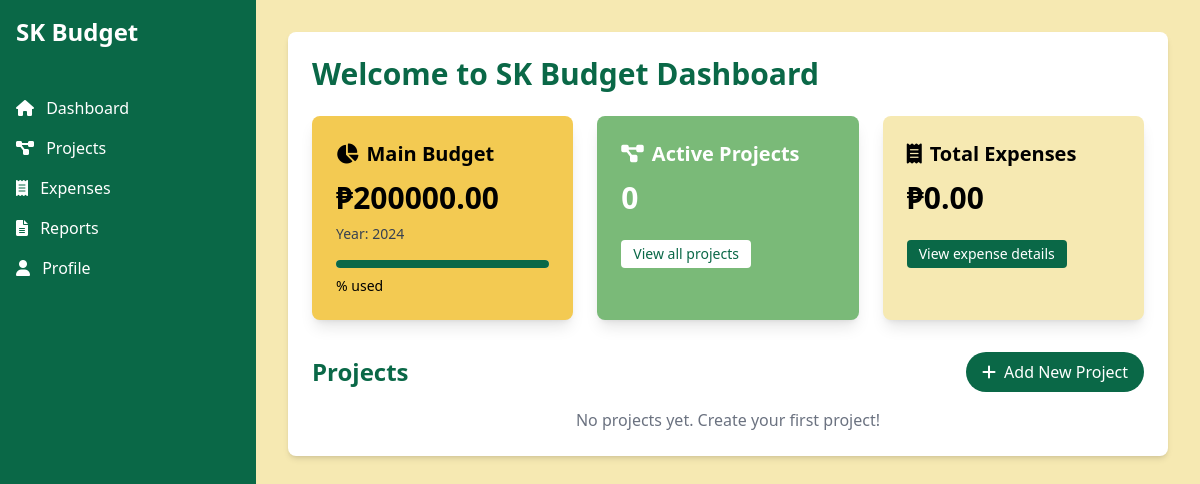
/ (signed in), run on an earlier commit of the app's database.
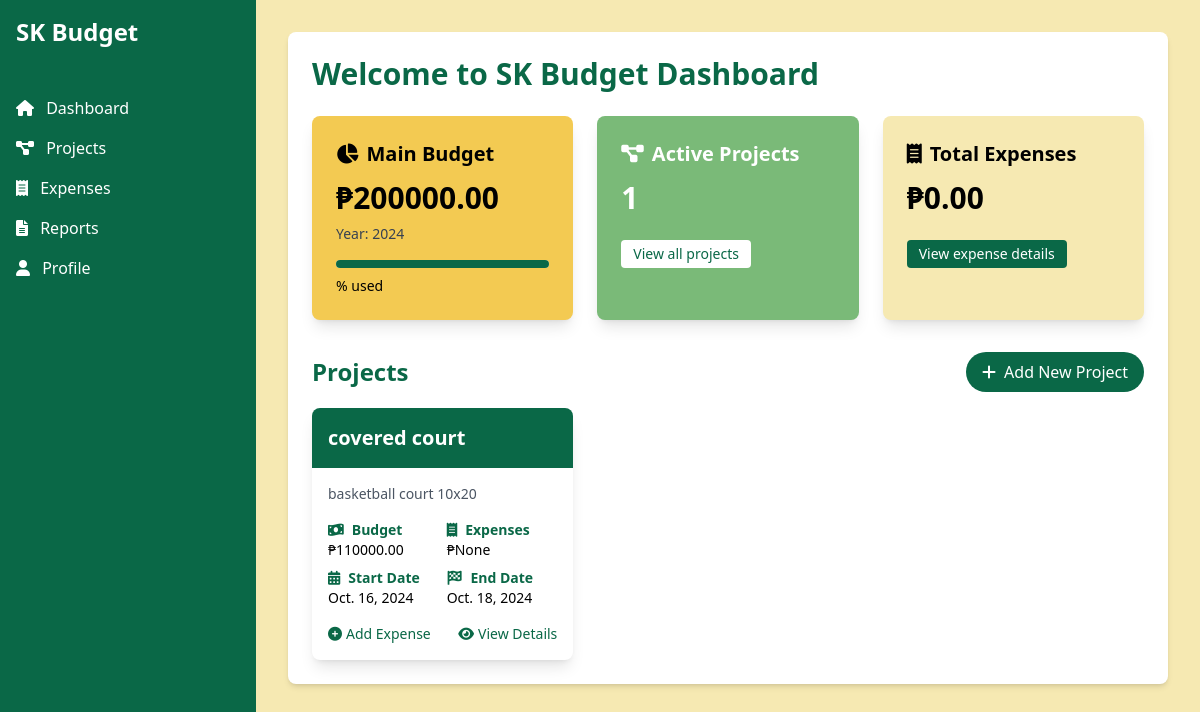
And on a later commit of the database.
### sk_project/models.py (models this page shows, shortened)
class MainBudget(models.Model):
    year = models.PositiveIntegerField(unique=True)
    total_budget = models.DecimalField(max_digits=10, decimal_places=2)
    chairman = models.ForeignKey(User, related_name='main_budgets', on_delete=models.CASCADE)
    created_at = models.DateTimeField(auto_now_add=True)
    updated_at = models.DateTimeField(auto_now=True)
    class Meta:
        verbose_name_plural = "Main Budgets"

class Project(models.Model):
    name = models.CharField(max_length=255)
    description = models.TextField()
    budget = models.DecimalField(max_digits=10, decimal_places=2)
    main_budget = models.ForeignKey(MainBudget, related_name='projects', on_delete=models.CASCADE)
    chairman = models.ForeignKey(User, related_name='projects', on_delete=models.CASCADE)
    start_date = models.DateField()
    end_date = models.DateField()
    created_at = models.DateTimeField(auto_now_add=True)
    updated_at = models.DateTimeField(auto_now=True)
    class Meta:
        ordering = ['start_date']

### sk_project/views.py (the view)
# urls.py: path('', views.dashboard, name='dashboard'),
@login_required
def dashboard(request):
    main_budget = MainBudget.objects.filter(chairman=request.user).latest('year') if MainBudget.objects.filter(chairman=request.user).exists() else None
    projects = Project.objects.filter(chairman=request.user).annotate(
        total_expenses=models.Sum('expenses__amount')
    )
    total_expenses = sum(project.total_expenses or 0 for project in projects)
    active_projects_count = projects.count()  # Consider all projects as active
    context = {
        'main_budget': main_budget,
        'projects': projects,
        'total_expenses': total_expenses,
        'active_projects_count': active_projects_count,
    }
    return render(request, 'dashboard.html', context)

### templates/dashboard.html (shortened to what this page needs)
{% extends 'base.html' %}
{% block content %}
    <div class="bg-white rounded-lg shadow-md p-6">
        <h2 class="text-3xl font-bold text-tertiary mb-6">Welcome to SK Budget Dashboard</h2>
        <div class="grid grid-cols-1 md:grid-cols-2 lg:grid-cols-3 gap-6 mb-8">
            <div class="bg-primary rounded-lg p-6 shadow-lg">
                <h3 class="text-xl font-semibold mb-3 flex items-center">
                    <i class="fas fa-chart-pie mr-2"></i>Main Budget
                </h3>
                {% if main_budget %}
                    <p class="text-3xl font-bold mb-2">₱{{ main_budget.total_budget|floatformat:2 }}</p>
                    <p class="text-sm text-gray-700">Year: {{ main_budget.year }}</p>
                    <div class="mt-4 bg-white rounded-full h-2">
                        <div class="bg-tertiary h-2 rounded-full" style="width: {{ main_budget.usage_percentage }}%;"></div>
                    </div>
                    <p class="text-sm mt-2">{{ main_budget.usage_percentage }}% used</p>
                {% else %}
                    <p class="text-xl font-bold mb-2">No budget set</p>
                    <p class="text-sm mb-4">Please create a main budget</p>
                    <button onclick="openModal()" class="bg-tertiary text-white px-4 py-2 rounded hover:bg-quaternary transition duration-300">
                        <i class="fas fa-plus mr-2"></i>Create Main Budget
                    </button>
                {% endif %}
            </div>
            <div class="bg-quaternary text-white rounded-lg p-6 shadow-lg">
                <h3 class="text-xl font-semibold mb-3 flex items-center">
                    <i class="fas fa-project-diagram mr-2"></i>Active Projects
                </h3>
                <p class="text-3xl font-bold mb-2">{{ active_projects_count }}</p>
                <a href="{% url 'all_projects' %}" class="inline-block mt-4 text-sm bg-white text-tertiary px-3 py-1 rounded hover:bg-gray-100 transition duration-300">
                    View all projects
                </a>
            </div>
            <div class="bg-secondary rounded-lg p-6 shadow-lg">
                <h3 class="text-xl font-semibold mb-3 flex items-center">
                    <i class="fas fa-receipt mr-2"></i>Total Expenses
                </h3>
                <p class="text-3xl font-bold mb-2">₱{{ total_expenses|floatformat:2 }}</p>
                <a href="#" class="inline-block mt-4 text-sm bg-tertiary text-white px-3 py-1 rounded hover:bg-quaternary transition duration-300">
                    View expense details
                </a>
            </div>
        </div>
        <div class="mt-8">
            <div class="flex justify-between items-center mb-4">
                <h3 class="text-2xl font-bold text-tertiary">Projects</h3>
                <button onclick="openProjectModal()" class="bg-tertiary text-white px-4 py-2 rounded-full hover:bg-quaternary transition duration-300">
                    <i class="fas fa-plus mr-2"></i>Add New Project
                </button>
            </div>
            <div class="grid grid-cols-1 md:grid-cols-2 lg:grid-cols-3 gap-6">
                {% for project in projects %}
                    <div class="bg-white rounded-lg shadow-lg overflow-hidden transition-transform duration-300 hover:scale-105">
                        <div class="bg-tertiary text-white p-4">
                            <h4 class="text-xl font-semibold">{{ project.name }}</h4>
                        </div>
                        <div class="p-4">
                            <p class="text-sm text-gray-600 mb-4">{{ project.description|truncatechars:100 }}</p>
                            <div class="grid grid-cols-2 gap-2 text-sm">
                                <div>
                                    <p class="font-semibold text-tertiary"><i class="fas fa-money-bill-wave mr-2"></i>Budget</p>
                                    <p>₱{{ project.budget }}</p>
                                </div>
                                <div>
                                    <p class="font-semibold text-tertiary"><i class="fas fa-receipt mr-2"></i>Expenses</p>
                                    <p>₱{{ project.total_expenses }}</p>
                                </div>
                                <div>
                                    <p class="font-semibold text-tertiary"><i class="fas fa-calendar-alt mr-2"></i>Start Date</p>
                                    <p>{{ project.start_date }}</p>
                                </div>
                                <div>
                                    <p class="font-semibold text-tertiary"><i class="fas fa-flag-checkered mr-2"></i>End Date</p>
                                    <p>{{ project.end_date }}</p>
                                </div>
                            </div>
                            <div class="mt-4 flex justify-between">
                                <a href="{% url 'add_expense' project.id %}" class="text-sm text-tertiary hover:text-quaternary transition duration-300">
                                    <i class="fas fa-plus-circle mr-1"></i>Add Expense
                                </a>
                                <a href="{% url 'project_detail' project.id %}" class="text-sm text-tertiary hover:text-quaternary transition duration-300">
                                    <i class="fas fa-eye mr-1"></i>View Details
                                </a>
                            </div>
                        </div>
                    </div>
                {% empty %}
                    <p class="col-span-3 text-center text-gray-500">No projects yet. Create your first project!</p>
                {% endfor %}
            </div>
        </div>
    </div>
{% endblock %}

### templates/base.html (shortened to what this page needs)
<!DOCTYPE html>
<html lang="en">
    <head>
        <script src="https://cdn.tailwindcss.com"></script>
        <link href="https://cdnjs.cloudflare.com/ajax/libs/font-awesome/6.0.0-beta3/css/all.min.css" rel="stylesheet">
    </head>
    <body class="bg-secondary">
        <div class="flex h-screen">
            <aside class="w-64 bg-tertiary text-white">
                <div class="p-4">
                    <h1 class="text-2xl font-bold">SK Budget</h1>
                </div>
                <nav class="mt-6">
                    <a href="{% url 'dashboard' %}" class="block py-2 px-4 hover:bg-quaternary"><i class="fas fa-home mr-2"></i> Dashboard</a>
                    <a href="{% url 'all_projects' %}" class="block py-2 px-4 hover:bg-quaternary"><i class="fas fa-project-diagram mr-2"></i> Projects</a>
                    <a href="#" class="block py-2 px-4 hover:bg-quaternary"><i class="fas fa-receipt mr-2"></i> Expenses</a>
                    <a href="#" class="block py-2 px-4 hover:bg-quaternary"><i class="fas fa-file-alt mr-2"></i> Reports</a>
                    <a href="#" class="block py-2 px-4 hover:bg-quaternary"><i class="fas fa-user mr-2"></i> Profile</a>
                </nav>
            </aside>
            <main class="flex-1 p-8 overflow-y-auto">
                {% block content %}
                {% endblock %}
            </main>
        </div>
    </body>
</html>

What changed in the data, as far as the page shows it:
added Project: name "covered court", description "basketball court 10x20", budget "110000.00", total_expenses "None", start_date "Oct. 16, 2024", end_date "Oct. 18, 2024"
Also different on the page:
{{ active_projects_count }}: "0" → "1"
text no longer shown: "No projects yet. Create your first project!"
